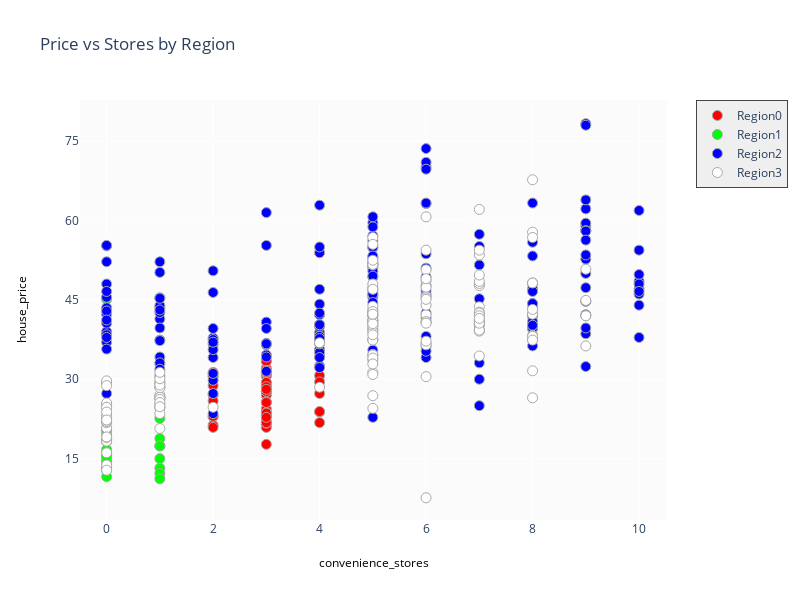

Notebook code cell kept with this figure:
### Markdown cell above
It is observed that prices tend to be higher when more stores are available. Homes in Region2 and Region3 have higher prices than those in Region0 and Region2. Let us determine if more stores are in region 2 and Region 3.

### Code cell
fig = ff.create_facet_grid(
    df,
    x='convenience_stores',
    y='house_price',
    color_name='Region',
    show_boxes=False,
    marker={'size': 10, 'opacity': 1.0},
    colormap={'Region0': 'rgb(255, 0, 0)', 'Region1': 'rgb(0, 255, 0)',
             'Region2': 'rgb(0, 0, 255)','Region3':'rgb(255,255,255)'}
)
251, 232, 238


fig['layout'].update(title="Price vs Stores by Region", width=800, height=600, plot_bgcolor='rgb(251, 251, 251)', 
                     paper_bgcolor='rgb(255, 255, 255)')


iplot(fig, filename='facet - custom colormap')

### Figure 1 — Plotly figure (JSON) as saved in the notebook; plotly's stock layout.template omitted (floating-point values rounded to 4 significant figures; data arrays with more than 128 entries replaced by an {"elided": "..."} marker saying what was removed)
{"data": [{"marker": {"color": "rgb(255, 0, 0)", "line": {"color": "darkgrey", "width": 1}, "opacity": 1, "size": 10}, "mode": "markers", "name": "Region0", "type": "scatter", "x": [3, 3, 4, 3, 2, 2, 3, 2, 3, 3, 3, 4, 3, 3, 3, 3, 3, 3, 3, 3, 3, 3, 3, 4, 2, 3, 3, 2, 4, 3, 3, 3, 3, 3, 3, 3, 3, 2, 3, 2, 3, 3, 3, 4, 2, 3, 2, 3, 4, 2, 3, 3], "xaxis": "x", "y": [32.1, 22.1, 23.8, 29.3, 27, 22.9, 27, 21.3, 27.7, 25.6, 17.7, 21.8, 28.4, 23.1, 30.6, 30.7, 28.9, 23.6, 21.5, 25.7, 21.4, 20.9, 33.4, 23.9, 28.8, 33.4, 21.7, 25.9, 30.7, 24.4, 31.7, 23.7, 27.7, 31.1, 21.8, 23.2, 29.4, 31.3, 23.6, 30.8, 28.6, 25.7, 31.3, 29.5, 20.9, 22.8, 30.5, 25.6, 27.3, 23, 27.7, 28.1], "yaxis": "y"}, {"marker": {"color": "rgb(0, 255, 0)", "line": {"color": "darkgrey", "width": 1}, "opacity": 1, "size": 10}, "mode": "markers", "name": "Region1", "type": "scatter", "x": [1, 0, 0, 0, 0, 1, 1, 0, 0, 0, 1, 0, 0, 0, 0, 0, 0, 0, 0, 0, 0, 0, 0, 0, 1, 1, 1, 0, 0, 0, 0, 1, 0, 0, 1, 0], "xaxis": "x", "y": [18.8, 22.1, 15.9, 18.2, 13.4, 13.2, 22.6, 20, 18.3, 25.3, 12.2, 13, 45.1, 20.7, 15.6, 11.6, 14.4, 19.2, 15.5, 18.8, 20.5, 29.3, 12.8, 14.7, 17.4, 15, 17.4, 16.7, 18.6, 19.2, 15.6, 11.2, 29.3, 12.9, 24.7, 15.4], "yaxis": "y"}, {"marker": {"color": "rgb(0, 0, 255)", "line": {"color": "darkgrey", "width": 1}, "opacity": 1, "size": 10}, "mode": "markers", "name": "Region2", "type": "scatter", "x": {"elided": "205 int values"}, "xaxis": "x", "y": {"elided": "205 float values"}, "yaxis": "y"}, {"marker": {"color": "rgb(255, 255, 255)", "line": {"color": "darkgrey", "width": 1}, "opacity": 1, "size": 10}, "mode": "markers", "name": "Region3", "type": "scatter", "x": [5, 8, 7, 1, 5, 1, 5, 8, 9, 1, 5, 0, 7, 5, 0, 6, 5, 1, 1, 6, 7, 7, 9, 1, 0, 5, 5, 6, 6, 6, 1, 5, 6, 5, 5, 6, 6, 6, 0, 6, 5, 5, 5, 1, 8, 7, 1, 6, 0, 8, 5, 5, 1, 0, 0, 7, 5, 8, 7, 8, 0, 1, 1, 5, 6, 0, 7, 0, 7, 6, 0, 0, 0, 0, 7, 0, 8, 5, 7, 5, 6, 6, 1, 7, 5, 7, 5, 7, 4, 4, 0, 0, 2, 5, 7, 5, 8, 7, 0, 5, 6, 5, 9, 5, 5, 1, 9, 6, 0, 1, 5, 7, 0, 8, 8, 8, 1, 6, 0, 5], "xaxis": "x", "y": [39.3, 42.3, 47.7, 24.6, 33.6, 25.3, 34.7, 38.3, 42, 20.7, 38.9, 13.7, 53.5, 42.4, 25.3, 50.7, 56.8, 29.5, 26.5, 36.8, 48.1, 43.7, 50.8, 27, 16.1, 41, 51.8, 54.4, 45.7, 30.5, 26.6, 51.6, 7.6, 31.3, 48, 48.6, 60.7, 42.2, 20.8, 47.4, 42.5, 37.5, 40.1, 28.4, 43.2, 48.5, 28.9, 40.9, 18.3, 57.8, 55.5, 37.4, 23.5, 21.8, 22, 42.7, 34.6, 48.2, 39.1, 31.6, 25.5, 26.6, 26.2, 43.8, 49, 19, 39.3, 29.7, 41.4, 40.6, 23.1, 22.3, 13.8, 28.8, 40.6, 23, 26.5, 40.5, 49.7, 34, 44, 45.4, 25.6, 34.4, 32.9, 54.4, 24.5, 42.5, 28.5, 36.9, 24.7, 19.1, 24.7, 42.8, 42, 26.9, 38.1, 62.1, 12.8, 38.4, 36.5, 30.9, 36.3, 47, 42.3, 30.1, 44.9, 45.1, 24.7, 24.8, 51.7, 41.5, 23.8, 56.8, 37.4, 67.7, 31.3, 37.2, 22.3, 52.5], "yaxis": "y"}], "layout": {"annotations": [{"font": {"color": "#000000", "size": 12}, "showarrow": false, "text": "convenience_stores", "textangle": 0, "x": 0.5, "xanchor": "center", "xref": "paper", "y": -0.1, "yanchor": "middle", "yref": "paper"}, {"font": {"color": "#000000", "size": 12}, "showarrow": false, "text": "house_price", "textangle": -90, "x": -0.1, "xanchor": "center", "xref": "paper", "y": 0.5, "yanchor": "middle", "yref": "paper"}], "height": 600, "legend": {"bgcolor": "#efefef", "borderwidth": 1, "x": 1.05, "y": 1, "yanchor": "top"}, "paper_bgcolor": "rgb(255, 255, 255)", "plot_bgcolor": "rgb(251, 251, 251)", "showlegend": true, "title": {"text": "Price vs Stores by Region"}, "width": 800, "xaxis": {"anchor": "y", "domain": [0, 1], "dtick": 2, "range": [-0.5, 10.53], "ticklen": 0, "zeroline": false}, "yaxis": {"anchor": "x", "domain": [0, 1], "dtick": 15, "range": [3.4, 82.78], "ticklen": 0, "zeroline": false}}}
